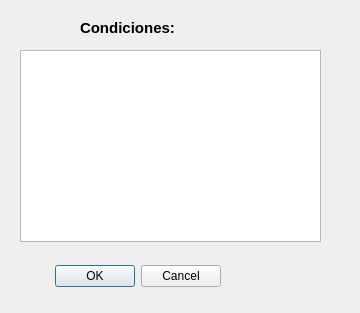
<?xml version="1.0" encoding="UTF-8"?>
<ui version="4.0">
 <class>GUI_Contratos_Condiciones</class>
 <widget class="QDialog" name="GUI_Contratos_Condiciones">
  <property name="geometry">
   <rect>
    <x>0</x>
    <y>0</y>
    <width>360</width>
    <height>313</height>
   </rect>
  </property>
  <property name="windowTitle">
   <string>Dialog</string>
  </property>
  <widget class="QDialogButtonBox" name="buttonBox">
   <property name="geometry">
    <rect>
     <x>50</x>
     <y>260</y>
     <width>171</width>
     <height>32</height>
    </rect>
   </property>
   <property name="orientation">
    <enum>Qt::Horizontal</enum>
   </property>
   <property name="standardButtons">
    <set>QDialogButtonBox::Cancel|QDialogButtonBox::Ok</set>
   </property>
  </widget>
  <widget class="QLabel" name="label">
   <property name="geometry">
    <rect>
     <x>80</x>
     <y>20</y>
     <width>111</width>
     <height>16</height>
    </rect>
   </property>
   <property name="font">
    <font>
     <pointsize>11</pointsize>
     <weight>75</weight>
     <bold>true</bold>
    </font>
   </property>
   <property name="text">
    <string>Condiciones:</string>
   </property>
  </widget>
  <widget class="QTableView" name="tableView">
   <property name="geometry">
    <rect>
     <x>20</x>
     <y>50</y>
     <width>301</width>
     <height>192</height>
    </rect>
   </property>
  </widget>
 </widget>
 <resources/>
 <connections>
  <connection>
   <sender>buttonBox</sender>
   <signal>accepted()</signal>
   <receiver>GUI_Contratos_Condiciones</receiver>
   <slot>accept()</slot>
   <hints>
    <hint type="sourcelabel">
     <x>248</x>
     <y>254</y>
    </hint>
    <hint type="destinationlabel">
     <x>157</x>
     <y>274</y>
    </hint>
   </hints>
  </connection>
  <connection>
   <sender>buttonBox</sender>
   <signal>rejected()</signal>
   <receiver>GUI_Contratos_Condiciones</receiver>
   <slot>reject()</slot>
   <hints>
    <hint type="sourcelabel">
     <x>316</x>
     <y>260</y>
    </hint>
    <hint type="destinationlabel">
     <x>286</x>
     <y>274</y>
    </hint>
   </hints>
  </connection>
 </connections>
</ui>
